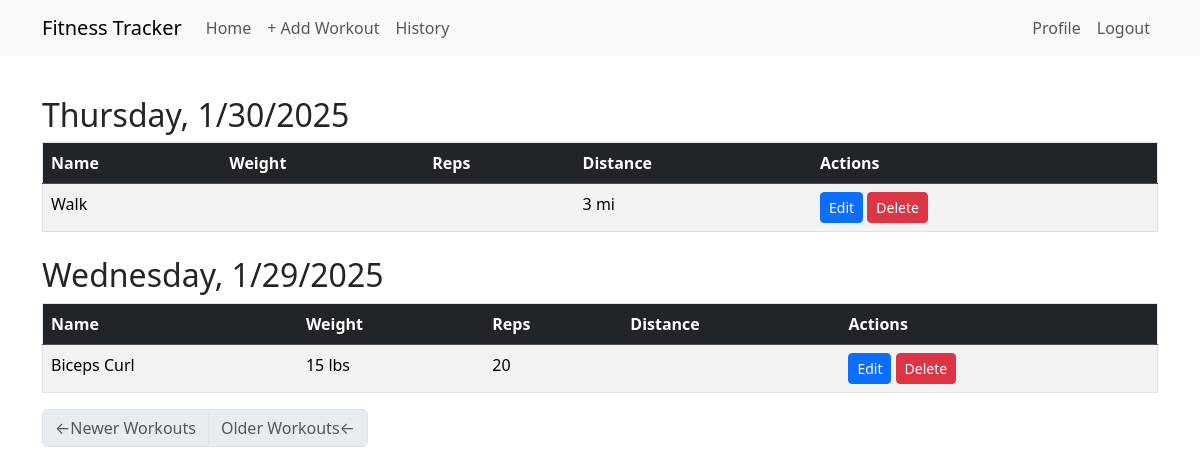
Page /history (signed in) on the earlier database version.
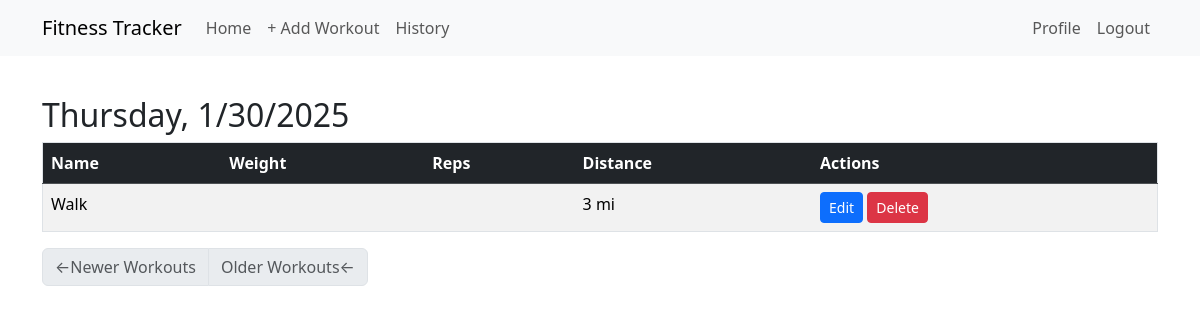
Same page on the later database version.
### app/models.py (models this page shows, shortened)
class Workout(db.Model):
    id: Mapped[int] = mapped_column(primary_key=True)
    date: Mapped[datetime] = mapped_column(index=True, default=lambda: datetime.now(timezone.utc))
    user_id: Mapped[int] = mapped_column(ForeignKey(User.id), index=True)
    user: Mapped[User] = relationship(back_populates='workouts')
    exercises: Mapped[List["Exercise"]] = relationship(secondary='workout_exercise', back_populates="workouts")

class Exercise(db.Model):
    id: Mapped[int] = mapped_column(primary_key=True)
    name: Mapped[str] = mapped_column(String(64), index=True)
    exercise_type: Mapped[str] = mapped_column(String(64))
    reps: Mapped[int] = mapped_column(Integer, nullable=True, default=None)
    weight: Mapped[int] = mapped_column(Integer, nullable=True, default=None)
    distance: Mapped[int] = mapped_column(Integer, nullable=True, default=None)
    workouts: Mapped[List['Workout']] = relationship(secondary='workout_exercise', back_populates='exercises')

### app/routes.py (the view)
@app.route('/history')
@login_required
def history():
    if not current_user.is_authenticated:
        return redirect(url_for('index'))
    page = request.args.get('page', 1, type=int)
    query = current_user.workouts.order_by(Workout.date.desc())
    workouts = db.paginate(query, page=page, per_page=app.config['WORKOUTS_PER_PAGE'], error_out=False)
    next_url = url_for('history', page=workouts.next_num) \
        if workouts.has_next else None
    prev_url = url_for('history', page=workouts.prev_num) \
        if workouts.has_prev else None
    return render_template('history.html', workouts=workouts.items, next_url=next_url, prev_url=prev_url)

### app/models.py (called while the page is built)
@login.user_loader
def load_user(id):
    return db.session.get(User, int(id))

### app/routes.py (called while the page is built)
@app.before_request
def before_request():
    if current_user.is_authenticated:
        current_user.last_seen = datetime.now(timezone.utc)
        db.session.commit()

### app/templates/history.html
{% extends "base.html" %} {% block content %}
{% include '_workout.html' %}
<nav aria-label="Post navigation">
  <ul class="pagination">
    <li class="page-item{% if not prev_url %} disabled{% endif %}">
      <a class="page-link" href="{{ prev_url }}">
        <span aria-hidden="true">&larr;</span>Newer Workouts
      </a>
    </li>
    <li class="page-item{% if not next_url %} disabled{% endif %}">
      <a class="page-link" href="{{ next_url }}">
        Older Workouts<span aria-hidden="true">&larr;</span>
      </a>
    </li>
  </ul>
</nav>
{% endblock %}

### app/templates/_workout.html (shortened to what this page needs)
<div class="table-responsive">
  {% set grouped_workouts = {} %}
  {% for date, workouts_on_date in grouped_workouts.items() %}
      <table class="table table-striped table-hover border">
        <thead class="table-dark">
          <tr>
            <th scope="col">Name</th>
            <th scope="col">Weight</th>
            <th scope="col">Reps</th>
            <th scope="col">Distance</th>
            <th scope="col">Actions</th>
          </tr>
        </thead>
        <h2 class="mt-4">{{ moment(date, local=True).format('dddd') }}, {{ moment(date, local=True).format('l') }}</h2>
        <tbody>
          {% for workout in workouts_on_date %}
          <tr>
            <td>{{ workout.exercises[0].name }}</td>
            <td>{{ workout.exercises[0].weight ~ ' lbs' if workout.exercises[0].weight is not none else '' }}</td>
            <td>{{ workout.exercises[0].reps or "" }}</td>
            <td>{{ workout.exercises[0].distance ~ ' mi' if workout.exercises[0].distance is not none else '' }}</td>
            <td>
              <a
                href="{{ url_for('edit_workout', workout_id=workout.id) }}"
                class="btn btn-primary btn-sm"
              >
                Edit
              </a>
              <a
                href="{{ url_for('delete_workout', workout_id=workout.id) }}"
                class="btn btn-danger btn-sm"
              >
                Delete
              </a>
            </td>
          </tr>
          {% endfor %} {% endfor %}
        </tbody>
      </table>
</div>

Differences in the rows shown:
removed Workout: date "Wednesday", date "1/29/2025", name "Biceps Curl", weight "15 lbs", reps "20"
Other differences:
list line gone: "Name Weight Reps Distance Actions ,"
